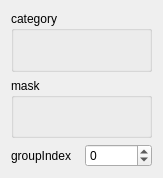
<?xml version="1.0" encoding="UTF-8"?>
<ui version="4.0">
 <class>FormFilter</class>
 <widget class="QWidget" name="FormFilter">
  <property name="geometry">
   <rect>
    <x>0</x>
    <y>0</y>
    <width>163</width>
    <height>178</height>
   </rect>
  </property>
  <property name="windowTitle">
   <string>Filter</string>
  </property>
  <layout class="QVBoxLayout" name="verticalLayout">
   <item>
    <widget class="QGroupBox" name="groupBox">
     <property name="title">
      <string>category</string>
     </property>
     <layout class="QVBoxLayout" name="verticalLayout_2">
      <item>
       <widget class="QBitEdit" name="category" native="true"/>
      </item>
     </layout>
    </widget>
   </item>
   <item>
    <widget class="QGroupBox" name="groupBox_2">
     <property name="title">
      <string>mask</string>
     </property>
     <layout class="QVBoxLayout" name="verticalLayout_3">
      <item>
       <widget class="QBitEdit" name="mask" native="true"/>
      </item>
     </layout>
    </widget>
   </item>
   <item>
    <layout class="QHBoxLayout" name="horizontalLayout">
     <item>
      <widget class="QLabel" name="label">
       <property name="text">
        <string>groupIndex</string>
       </property>
      </widget>
     </item>
     <item>
      <widget class="QSpinBox" name="groupIndex">
       <property name="minimum">
        <number>-99</number>
       </property>
      </widget>
     </item>
    </layout>
   </item>
  </layout>
 </widget>
 <customwidgets>
  <customwidget>
   <class>QBitEdit</class>
   <extends>QWidget</extends>
   <header>qbitedit.h</header>
   <container>1</container>
  </customwidget>
 </customwidgets>
 <resources/>
 <connections/>
</ui>
